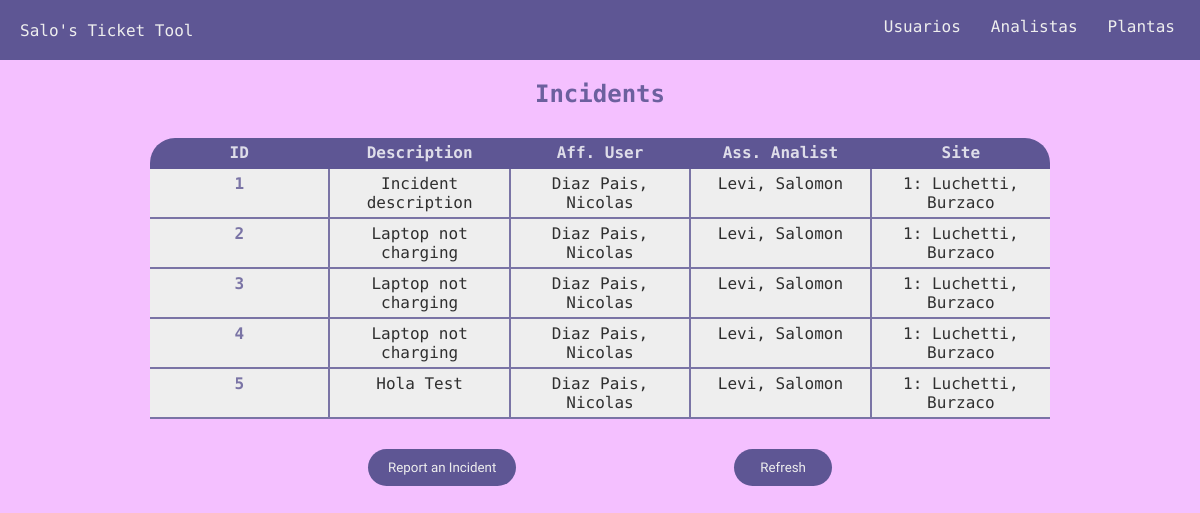
The app's page /, older data.
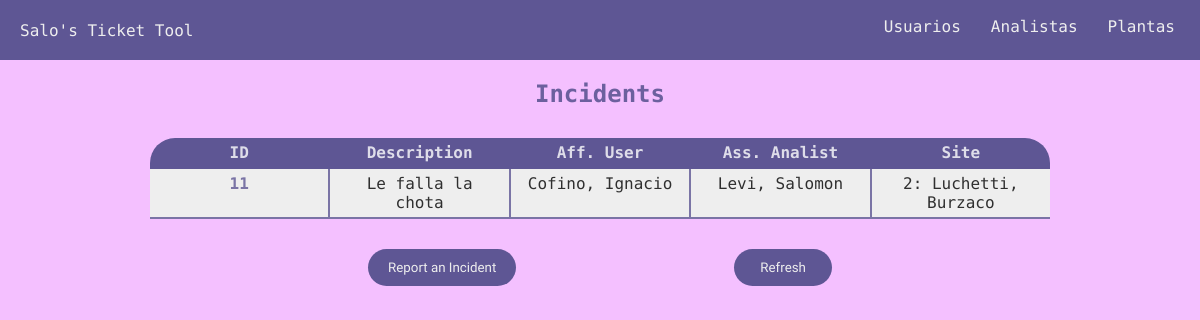
The same page, newer data.
### home/models.py (models this page shows, shortened)
class Incident(models.Model):
    analista = models.ForeignKey(Analist, on_delete=models.CASCADE)
    usuario = models.ForeignKey(Usuario, on_delete=models.CASCADE)
    planta = models.ForeignKey(Planta, on_delete=models.CASCADE)
    desc = models.CharField(max_length=100, default="Incident description")

class Usuario(models.Model):
    name = models.CharField(max_length=50)
    lastn = models.CharField(max_length=50)
    sector = models.CharField(max_length=50)
    costCenter = models.PositiveBigIntegerField()

class Analist(models.Model):
    name = models.CharField(max_length=50)
    lastn = models.CharField(max_length=50)
    sector = models.CharField(max_length=50, default='Sistemas')

class Planta(models.Model):
    plantaName = models.CharField(max_length=50)
    plantaLocation = models.CharField(max_length=50)
    def __str__(self):
        planta = str(self.id) + ': ' + self.plantaName + ', ' + self.plantaLocation
        return planta

### home/views.py (the view)
# urls.py: path("", views.IndexView.as_view(), name="main_index"),
class IndexView(TemplateView):
    template_name = 'index.html'
    def get_context_data(self, **kwargs):
        context = super().get_context_data(**kwargs)
        incidentes = Incident.objects.all()
        context['incidentes'] = incidentes
        return context

### templates/index.html (shortened to what this page needs)
{% extends "base.html" %}
{% block content %}
<h2 class="h2">Incidents</h2>
<article class="container-objects">
  <section class="container-objects__ticket">
    <div class="row">
      <div class="column">ID</div>
      <div class="column">Description</div>
      <div class="column">Aff. User</div>
      <div class="column">Ass. Analist</div>
      <div class="column">Site</div>
    </div>
    {% for incident in incidentes %}
    <div class="row">
      <div class="column incident__id">
        {{incident.id}}
      </div>
      <div class="column">
        {{incident.desc}}
      </div>
      <div class="column">
        {{incident.usuario.lastn}}, {{incident.usuario.name}}
      </div>
      <div class="column">
        {{incident.analista.lastn}}, {{incident.analista.name}}
      </div>
      <div class="column">
        {{incident.planta}}
      </div>
    </div>
    {% endfor %}
  </section>
    <section class="container-objects__btn">
      <button class="btn create-ticket-btn"><a href="create-ticket" id="create-ticket-a">Report an Incident</a></button>
      <button class="btn"><a href="">Refresh</a></button>
    </section>
</article>
{% endblock %}

### templates/base.html (shortened to what this page needs)
<!doctype html>
<html lang="en">
<head>
    {% load static %}
    <link rel="stylesheet" type="text/css" href="{% static 'css/cssindex.css' %}">
</head>
<body>
  <header class="header">
      <nav class="navbar">
          <div class="logo">
              Salo's Ticket Tool
          </div>
          <ul>
              <li><a href="usuarios">Usuarios</a></li>
              <li><a href="analistas">Analistas</a></li>
              <li><a href="plantas">Plantas</a></li>
          </ul>
      </nav>
  </header>
      {% block content %}
      {% endblock %}
</body>
</html>

### static/css/cssindex.css (style rules this page uses)
html, body { margin: 0; padding: 0; }
body { font-family: 'Red Hat Mono', monospace; font-size: 16px; background-color: #f4c0ff; }
.container-objects { display: flex; justify-content: center; flex-direction: column; margin: 30px 150px 0 150px; }
.row { text-align: center; display: flex; justify-content: space-between; height: max-content; background-color: #EEE; }
.row:first-child { font-weight: bold; text-align: center; background-color: #5E5694; color: #FFF; border-bottom: none; border-radius: 25px 25px 0 0 ; }
.column { width: 100%; padding: 5px 10px; border-right: 2px solid #5E5694; border-bottom: 2px solid #5E5694; opacity: .8; }
.column:last-child { border-right: none; }
.incident__id { font-weight: bold; color: #5E5694; }
.header { height: 60px; background-color: #5E5694; }
.navbar { display: flex; height: 100%; align-items: center; justify-content: space-between; margin: 0 20px; }
.logo { color: #EEE; }
.navbar ul { margin: 0; padding: 0; height: 100%; display: flex; align-items: center; }
.navbar ul li { display: inline-block; margin-right: 20px; vertical-align: center; }
.navbar ul li:last-child { margin-right: 0; }
.navbar ul li { height: inherit; }
.navbar ul li a { text-decoration: none; color: #EEE; display: block; padding: 17px 5px 0 5px; height: calc(100% - 17px); transition: background-color .2s, color .2s; }
.h2 { text-align: center; color: #5E5694; opacity: .9; }
.container-objects__btn { display: flex; justify-content: space-evenly; margin: 30px 0; }
.btn a { text-decoration: none; color: #EEE; }
.btn { cursor: pointer; border: none; border-radius: 9999px; background-color: #5E5694; color: #EEE; font-family: 'Varela Round', monospace; transition: opacity .2s; }
.btn a { padding: 10px 20px; display: block; }
.create-ticket-btn { padding: 0; }
#create-ticket-a { padding: 10px 20px; }

Row changes from the older to the newer data that the page shows:
removed Incident: id "1", desc "Incident description", usuario.lastn "Diaz Pais", usuario.name "Nicolas", analista.lastn "Levi", analista.name "Salomon", planta "1: Luchetti, Burzaco"
removed Incident: id "2", desc "Laptop not charging", usuario.lastn "Diaz Pais", usuario.name "Nicolas", analista.lastn "Levi", analista.name "Salomon", planta "1: Luchetti, Burzaco"
removed Incident: id "3", desc "Laptop not charging", usuario.lastn "Diaz Pais", usuario.name "Nicolas", analista.lastn "Levi", analista.name "Salomon", planta "1: Luchetti, Burzaco"
removed Incident: id "4", desc "Laptop not charging", usuario.lastn "Diaz Pais", usuario.name "Nicolas", analista.lastn "Levi", analista.name "Salomon", planta "1: Luchetti, Burzaco"
removed Incident: id "5", desc "Hola Test", usuario.lastn "Diaz Pais", usuario.name "Nicolas", analista.lastn "Levi", analista.name "Salomon", planta "1: Luchetti, Burzaco"
added Incident: id "11", desc "Le falla la chota", usuario.lastn "Cofino", usuario.name "Ignacio", analista.lastn "Levi", analista.name "Salomon", planta "2: Luchetti, Burzaco"
